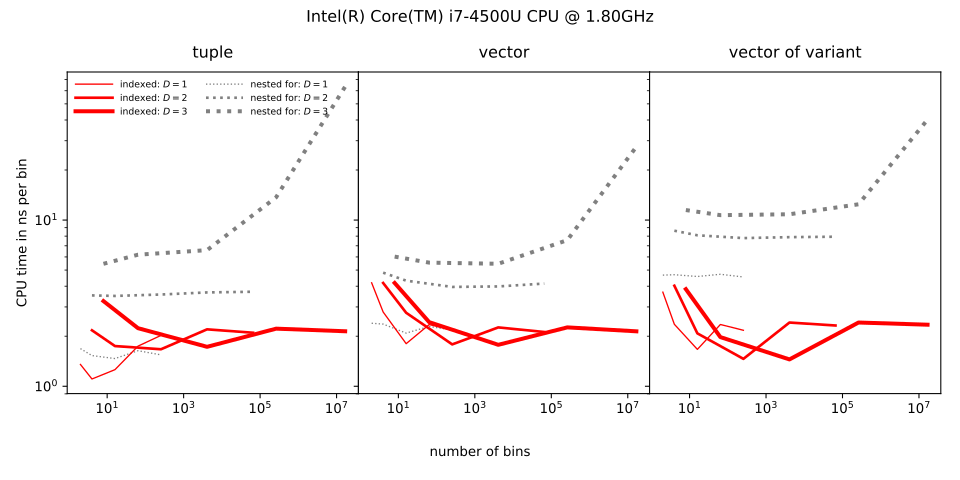

The script that drew this image:
#!/usr/bin/env python3

#            Copyright Hans Dembinski 2018 - 2019.
#   Distributed under the Boost Software License, Version 1.0.
#      (See accompanying file LICENSE_1_0.txt or copy at
#            https://www.boost.org/LICENSE_1_0.txt)

import numpy as np
import json
from collections import defaultdict
import os
import re
import sys
import matplotlib.pyplot as plt
import matplotlib as mpl
mpl.rcParams.update(mpl.rcParamsDefault)

bench = defaultdict(lambda:[])
data = json.load(open(sys.argv[1]))

for benchmark in data["benchmarks"]:
    # Naive/(tuple, 3, inner)/4    3.44 ns
    m = re.match("(\S+)/\((\S+), (\d), (\S+)\)/(\d+)", benchmark["name"])
    name = m.group(1)
    hist = m.group(2)
    dim = int(m.group(3))
    cov = m.group(4)
    nbins = int(m.group(5))
    time = benchmark["cpu_time"]
    bench[(name, hist, dim, cov)].append((int(nbins) ** dim, time))

fig, ax = plt.subplots(1, 3, figsize=(10, 5), sharex=True, sharey=True)
if os.path.exists("/proc/cpuinfo"):
    cpuinfo = open("/proc/cpuinfo").read()
    m = re.search("model name\s*:\s*(.+)\n", cpuinfo)
    if m:
        plt.suptitle(m.group(1))
plt.subplots_adjust(bottom=0.18, wspace=0, top=0.85, right=0.98, left=0.07)
for iaxis, axis_type in enumerate(("tuple", "vector", "vector_of_variant")):
    plt.sca(ax[iaxis])
    plt.title(axis_type.replace("_", " "), y=1.02)
    handles = []
    for (name, axis_t, dim, cov), v in bench.items():
        if axis_t != axis_type: continue
        if cov != "inner": continue
        v = np.sort(v, axis=0).T
        # if "semi_dynamic" in axis: continue
        name2, col, ls = {
            "Naive": ("nested for", "0.5", ":"),
            "Indexed": ("indexed", "r", "-")}.get(name, (name, "k", "-"))
        h = plt.plot(v[0], v[1] / v[0], color=col, ls=ls, lw=dim,
                     label=r"%s: $D=%i$" % (name2, dim))[0]
        handles.append(h)
        handles.sort(key=lambda x: x.get_label())
    plt.loglog()
plt.sca(ax[0])
plt.ylabel("CPU time in ns per bin")
plt.legend(handles=handles, fontsize="x-small", frameon=False, handlelength=4, ncol=2)
plt.figtext(0.5, 0.05, "number of bins", ha="center")
plt.show()
